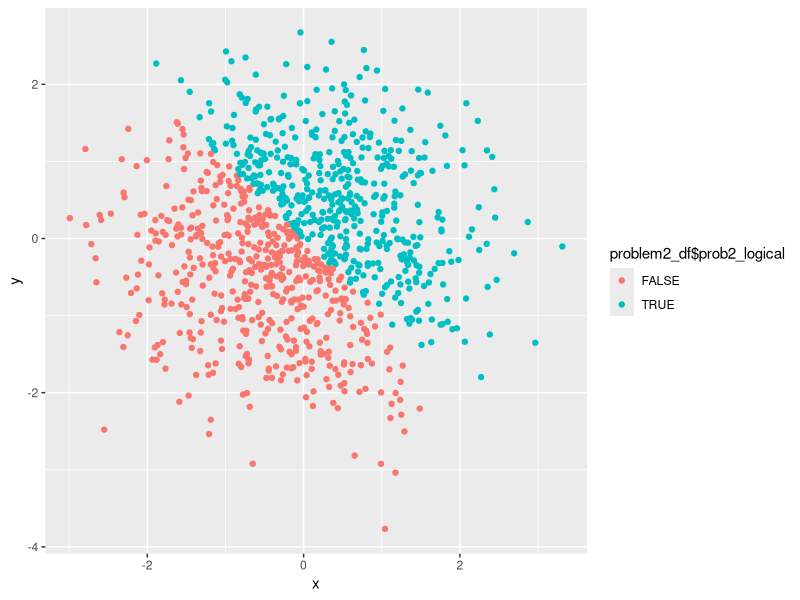
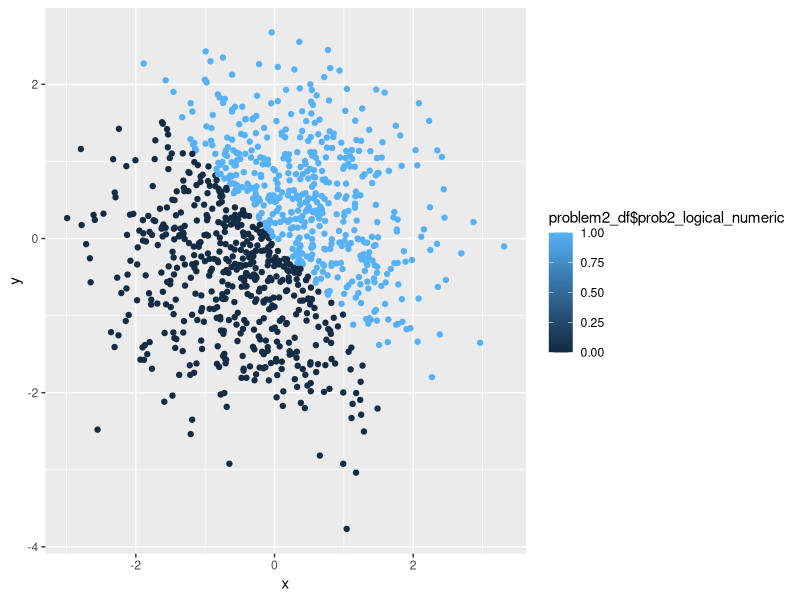
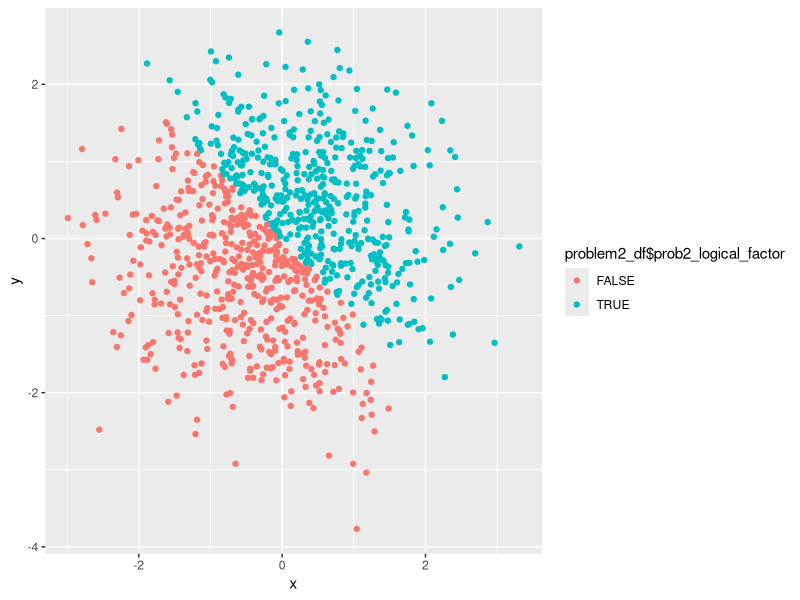
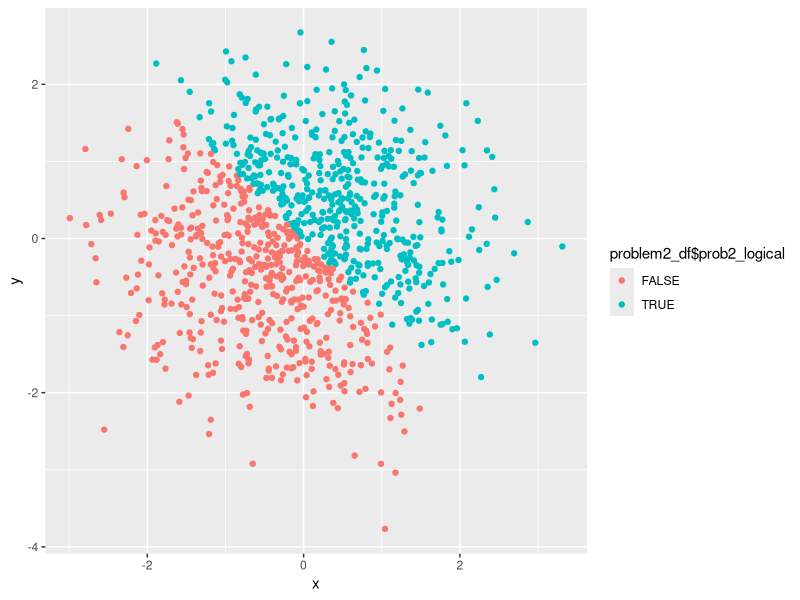

The R script that drew these images, in order:
## ---- chunk 1

library(tidyverse)

## ---- chunk 2
set.seed(91)

problem1_df = tibble(
  prob1_random_sample = runif(10, 0, 5),
  prob1_logical = prob1_random_sample > 2,
  prob1_character = c("boy", "girl", "boy", "boy", "girl", "boy", "girl", "boy", "girl", "boy"),
  prob1_factor = factor(prob1_character)
)
## ---- chunk 3
  prob1_logical_numeric = as.numeric(problem1_df$prob1_logical) 
  prob1_character_numeric = as.numeric(problem1_df$prob1_character)
  prob1_factor_numeric = as.numeric(problem1_df$prob1_factor)
## ---- chunk 4
    prob1_char_factor_numeric = as.numeric(as.factor(problem1_df$prob1_character))
    prob1_factor_char_numeric = as.numeric(as.character(problem1_df$prob1_factor))
## ---- chunk 5
set.seed(91)

problem2_df = tibble(
  x = rnorm(1000),
  y = rnorm(1000),
  prob2_logical = x + y > 0,
  prob2_logical_numeric = as.numeric(prob2_logical),
  prob2_logical_factor = factor(prob2_logical)
)
## ---- chunk 6
ggplot(problem2_df, aes(x = x, y = y, color = problem2_df$prob2_logical)) + geom_point()

ggsave("./prob2_first_scatter_plot.pdf", height = 4, width = 6)
## ---- chunk 7
ggplot(problem2_df, aes(x = x, y = y, color = problem2_df$prob2_logical_numeric)) + geom_point()
## ---- chunk 8
ggplot(problem2_df, aes(x = x, y = y, color = problem2_df$prob2_logical_factor)) + geom_point()
